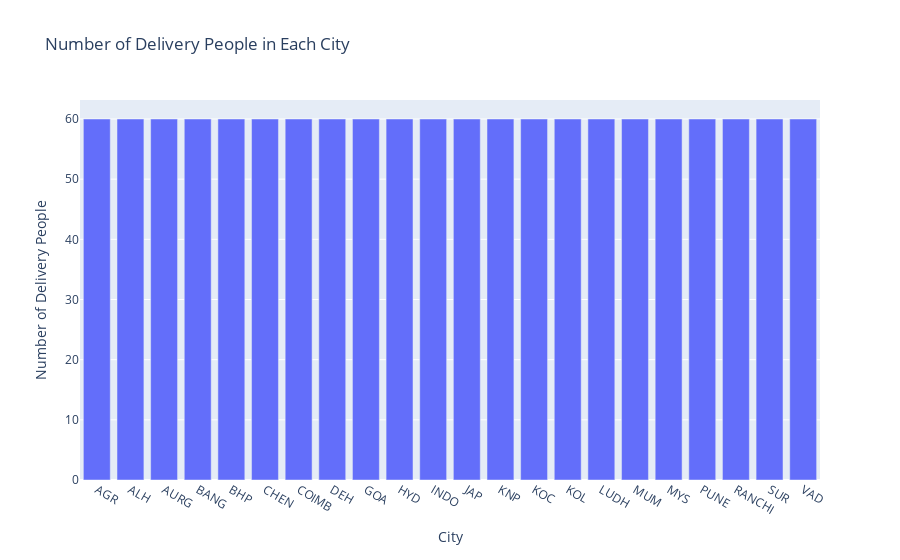

Source (notebook cell):
### Markdown cell above
### Distribution of delivery people by city

### Code cell
# Group the data by 'Delivery_city' and count the number of unique 'Delivery_person_ID'
delivery_counts = df.groupby('City_code')['Delivery_person_ID'].nunique().reset_index()

# Create a bar chart using Plotly Express
fig = px.bar(delivery_counts, x='City_code', y='Delivery_person_ID',
             title='Number of Delivery People in Each City',
             labels={'City_code': 'City', 'Delivery_person_ID': 'Number of Delivery People'})

# Show the plot
fig.show()

### Figure 1 — Plotly figure (JSON) as saved in the notebook; plotly's stock layout.template omitted (floating-point values rounded to 4 significant figures)
{"data": [{"alignmentgroup": "True", "hovertemplate": "City=%{x}<br>Number of Delivery People=%{y}<extra></extra>", "legendgroup": "", "marker": {"color": "#636efa"}, "name": "", "offsetgroup": "", "orientation": "v", "showlegend": false, "textposition": "auto", "type": "bar", "x": ["AGR", "ALH", "AURG", "BANG", "BHP", "CHEN", "COIMB", "DEH", "GOA", "HYD", "INDO", "JAP", "KNP", "KOC", "KOL", "LUDH", "MUM", "MYS", "PUNE", "RANCHI", "SUR", "VAD"], "xaxis": "x", "y": [60, 60, 60, 60, 60, 60, 60, 60, 60, 60, 60, 60, 60, 60, 60, 60, 60, 60, 60, 60, 60, 60], "yaxis": "y"}], "layout": {"barmode": "relative", "legend": {"tracegroupgap": 0}, "title": {"text": "Number of Delivery People in Each City"}, "xaxis": {"anchor": "y", "domain": [0, 1], "title": {"text": "City"}}, "yaxis": {"anchor": "x", "domain": [0, 1], "title": {"text": "Number of Delivery People"}}}}
